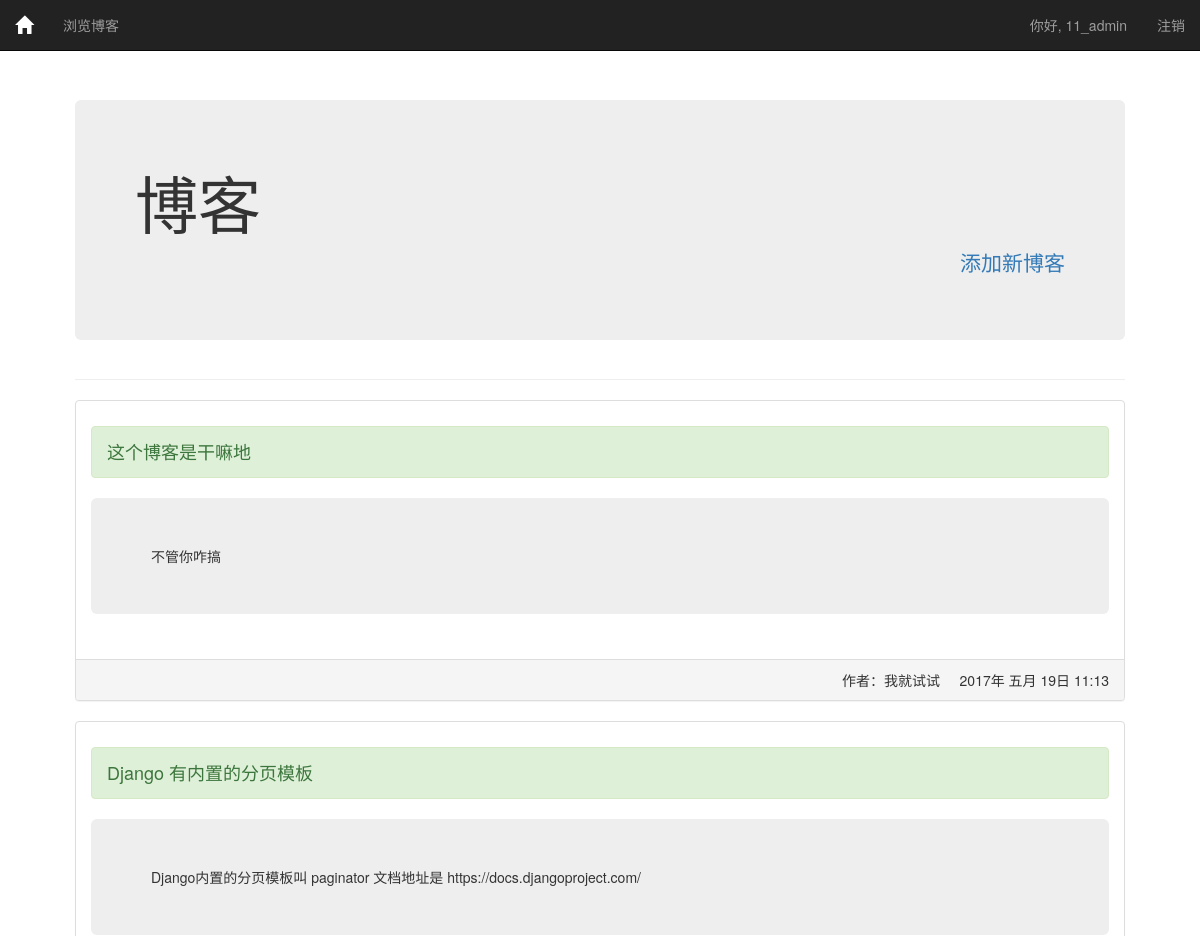
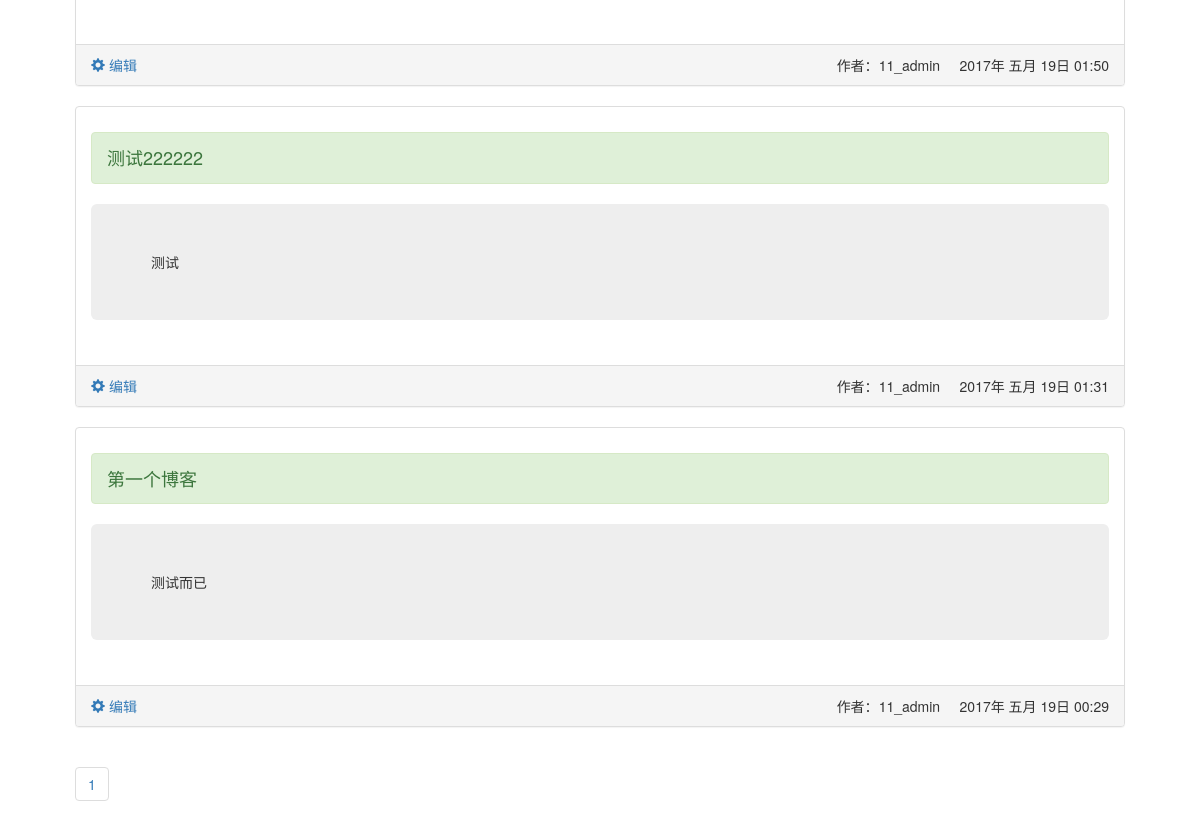
/show_blog/ (signed in), run on the app's committed database (2 pictures, top to bottom).
### blogs/models.py (models this page shows, shortened)
class BlogPost(models.Model):
    title = models.CharField(max_length=200)
    text = models.TextField()
    date_added = models.DateTimeField(auto_now_add=True)
    owner = models.ForeignKey(User)
    class Meta:
        verbose_name_plural = '个人博客'

### blogs/views.py (the view)
# urls.py: url(r'^show_blog/$', views.show_blog, name='show_blog'),
def show_blog(request):
    blogs = BlogPost.objects.order_by('-date_added')
    paginator = Paginator(blogs, 5)
    page = request.GET.get('page')
    try:
        contacts = paginator.page(page)
    except PageNotAnInteger:
        contacts = paginator.page(1)
    except EmptyPage:
        contacts = paginator.page(paginator.num_pages)
    context = {'blogs': blogs, 'contacts': contacts,
               'page_range': paginator.page_range}
    return render(request, 'blogs/show_blog.html', context)

### blogs/templates/blogs/show_blog.html (shortened to what this page needs)
{% extends "blogs/base.html" %}
{% block header%}
<div class="jumbotron" >
    <h1>博客</h1>
    <p class="text-right">
        <a href="{% url 'blogs:new_blog' %}">添加新博客</a>
    </p>
</div>
{% endblock header%}
{% block content %}
{% for blog in contacts %}
<div class="panel panel-default">
    <div class="panel-body">
        <h4>
            <p class="alert alert-success">{{blog.title}}</p>
        </h4>
        <div class="jumbotron">
                {{ blog.text }}
        </div>
    </div>
    <div class="panel-footer">
        <div class="row">
            <div class="col-md-3 text-left ">
                {% if blog.owner == user %}
                <a href="{% url 'blogs:edit_blog' blog.id %}" >
                    <span class="glyphicon glyphicon-cog" aria-hidden="true"></span>
                    编辑
                </a>
                {% endif %}
            </div>
            <div class="col-md-9 text-right">
                作者：{{ blog.owner }}
                {{ blog.date_added|date:'Y年 M d日 H:i' }}
            </div>
        </div>
    </div>
</div>
{% endfor %}
<nav aria-label="Page navigation">
  <ul class="pagination">
    {% for page in page_range %}
    <li><a href="?page={{ page }}">{{ page }}</a></li>
    {% endfor %}
  </ul>
</nav>
{% endblock content %}

### blogs/templates/blogs/base.html (shortened to what this page needs)
{% load bootstrap3 %}
<!DOCTYPE html>
<html lang="zh-CN">
<head>
  {% bootstrap_css %}
</head>
<body>
  <nav class="navbar navbar-inverse navbar-fixed-top">
    <div class="container-fluid">
      <div class="navbar-header">
        <a href="{% url 'blogs:index' %}" class="navbar-brand">
          <span class="glyphicon glyphicon-home" aria-hidden="true"></span>
        </a>
      </div>
      <div class="collapse navbar-collapse" id="navbar-1">
        <ul class="nav navbar-nav">
          <li>
            <a href="{% url 'blogs:show_blog' %}">浏览博客</a>
          </li>
        </ul>
        <ul class="nav navbar-nav navbar-right">
          {% if user.is_authenticated %}
          <li><a href="#">你好, {{ user.username }}</a></li>
          <li><a href="{% url 'users:logout' %}">注销</a></li>
          {% else %}
          <li><a href="{% url 'users:register' %}">注册</a></li>
          <li><a href="{% url 'users:login' %}">登录</a></li>
          {% endif %}
        </ul>
      </div>
    </div>
  </nav>
  <div class="container-fluid">
    <div class="page-header">
      {% block header %}
      {% endblock header %}
    </div>
    <div>
      {% block content %}
      {% endblock content %}
    </div>
  </div>
</body>
</html>

### blogs/templates/blogs/base.html (style rules this page uses)
body { padding: 60px; }

### data on the page
BlogPost: title "这个博客是干嘛地", text "不管你咋搞", owner "我就试试", date_added "2017年 五月 19日 11:13"
BlogPost: title "Django 有内置的分页模板", text "Django内置的分页模板叫 paginator 文档地址是 https://docs.djangoproject.com/", shows "编辑", owner "11_admin", date_added "2017年 五月 19日 01:50"
BlogPost: title "测试222222", text "测试", shows "编辑", owner "11_admin", date_added "2017年 五月 19日 01:31"
BlogPost: title "第一个博客", text "测试而已", shows "编辑", owner "11_admin", date_added "2017年 五月 19日 00:29"

### other printed values
{{ user.username }} "11_admin"
{{ page }} "1"
